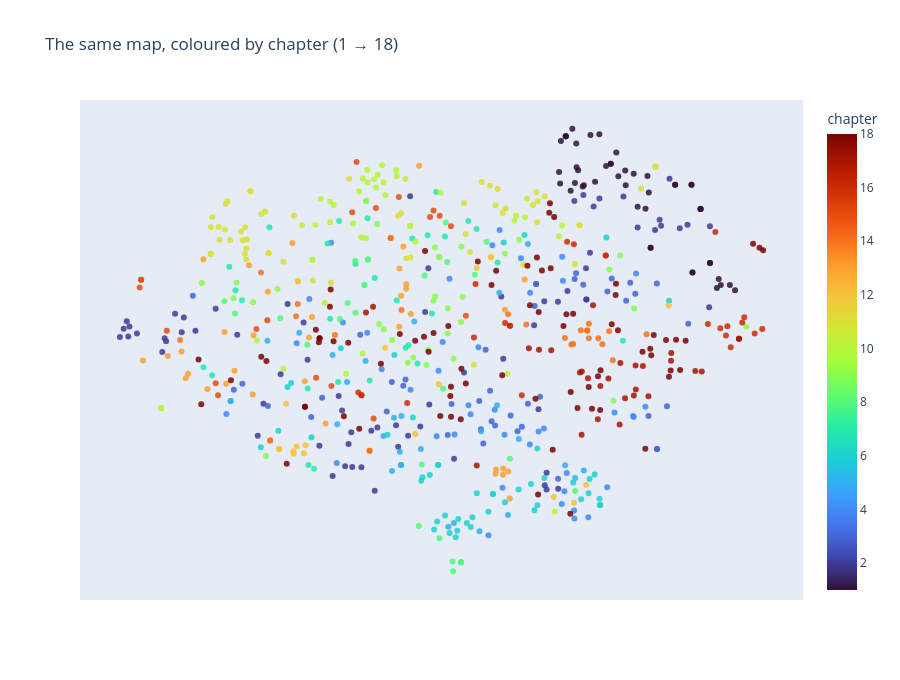

Write notebook code for a chart like this one.
### Code cell
# Figure 2: the same map coloured by chapter (does reading order = geography?)
fig_chap = px.scatter(
    verse_df, x="x", y="y", color="chapter",
    color_continuous_scale="Turbo", custom_data=["hover"],
    title="The same map, coloured by chapter (1 → 18)",
)
fig_chap.update_traces(
    marker=dict(size=6, opacity=0.85),
    hovertemplate="%{customdata[0]}<extra></extra>",
)
fig_chap.update_layout(
    height=680, xaxis=dict(visible=False), yaxis=dict(visible=False),
)
export(fig_chap, "map_verse_chapters.html")
fig_chap

### Figure 1 — Plotly figure (JSON) as saved in the notebook; plotly's stock layout.template omitted (floating-point values rounded to 4 significant figures; data arrays with more than 128 entries replaced by an {"elided": "..."} marker saying what was removed)
{"data": [{"customdata": {"elided": "701x1 str values"}, "hovertemplate": "%{customdata[0]}<extra></extra>", "legendgroup": "", "marker": {"color": {"elided": "701 int values"}, "coloraxis": "coloraxis", "opacity": 0.85, "size": 6, "symbol": "circle"}, "mode": "markers", "name": "", "orientation": "v", "showlegend": false, "type": "scatter", "x": {"elided": "701 float values"}, "xaxis": "x", "y": {"elided": "701 float values"}, "yaxis": "y"}], "layout": {"coloraxis": {"autocolorscale": false, "colorbar": {"title": {"text": "chapter"}}, "colorscale": [[0, "#30123b"], [0.07143, "#4145ab"], [0.1429, "#4675ed"], [0.2143, "#39a2fc"], [0.2857, "#1bcfd4"], [0.3571, "#24eca6"], [0.4286, "#61fc6c"], [0.5, "#a4fc3b"], [0.5714, "#d1e834"], [0.6429, "#f3c63a"], [0.7143, "#fe9b2d"], [0.7857, "#f36315"], [0.8571, "#d93806"], [0.9286, "#b11901"], [1, "#7a0402"]]}, "height": 680, "legend": {"tracegroupgap": 0}, "title": {"text": "The same map, coloured by chapter (1 → 18)"}, "xaxis": {"anchor": "y", "domain": [0, 1], "title": {"text": "x"}, "visible": false}, "yaxis": {"anchor": "x", "domain": [0, 1], "title": {"text": "y"}, "visible": false}}}
